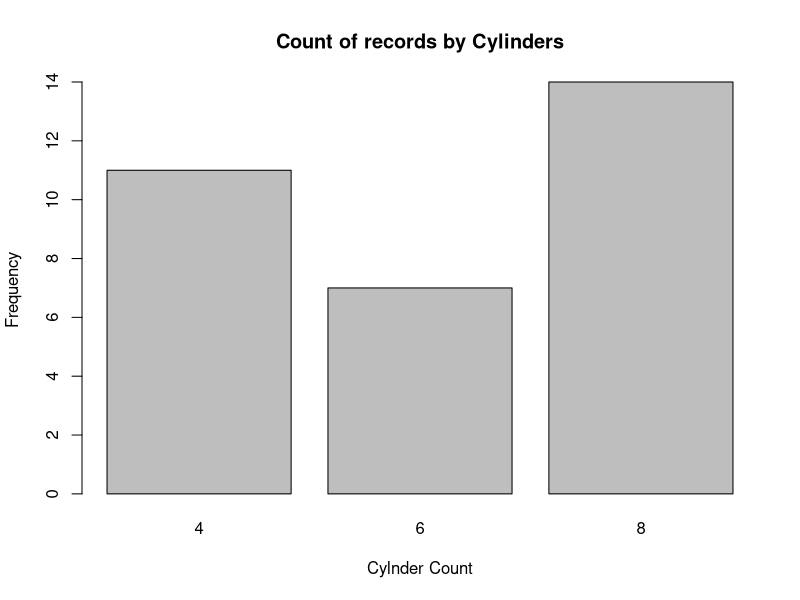
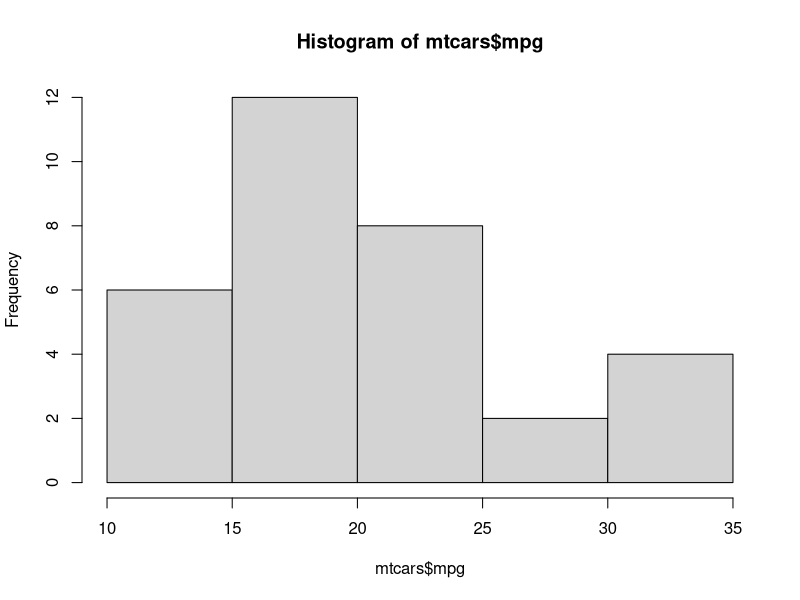
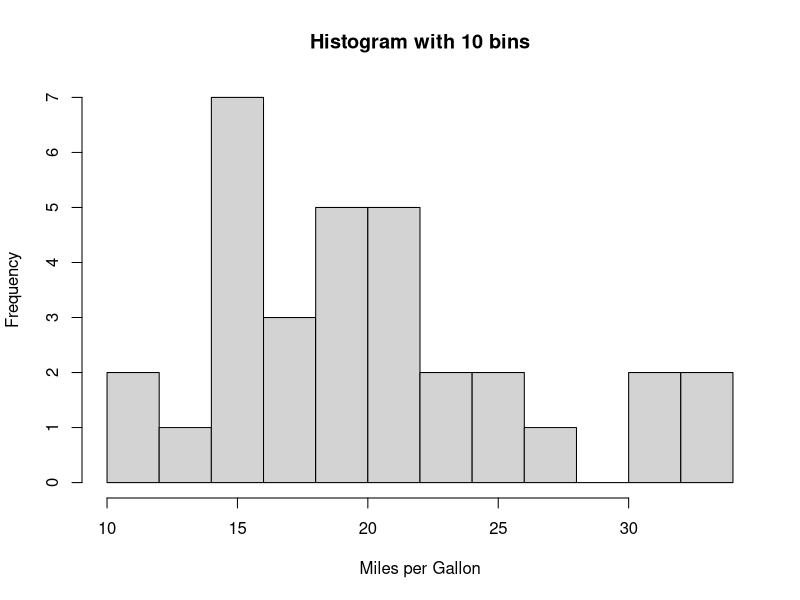
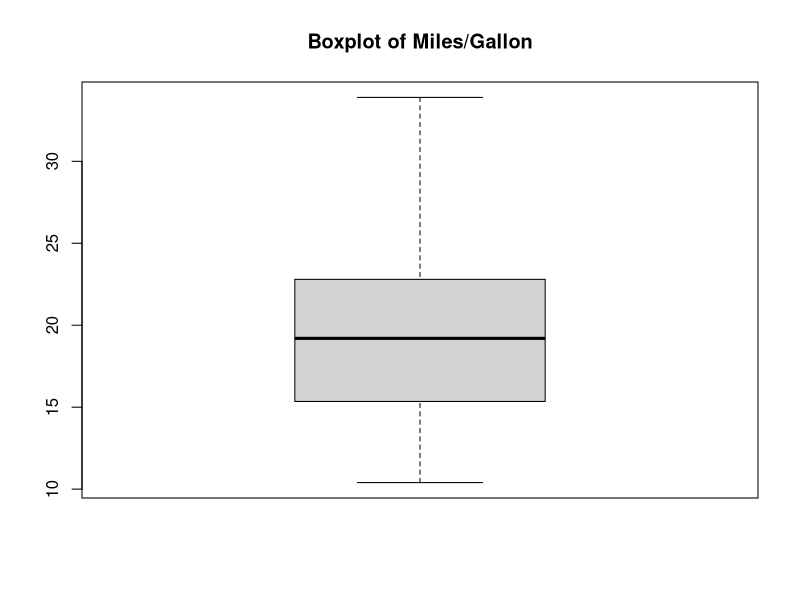
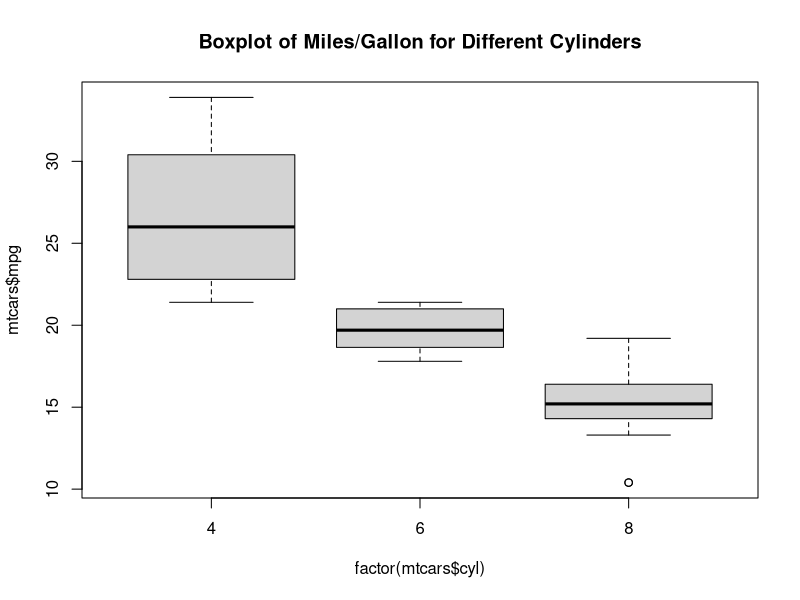
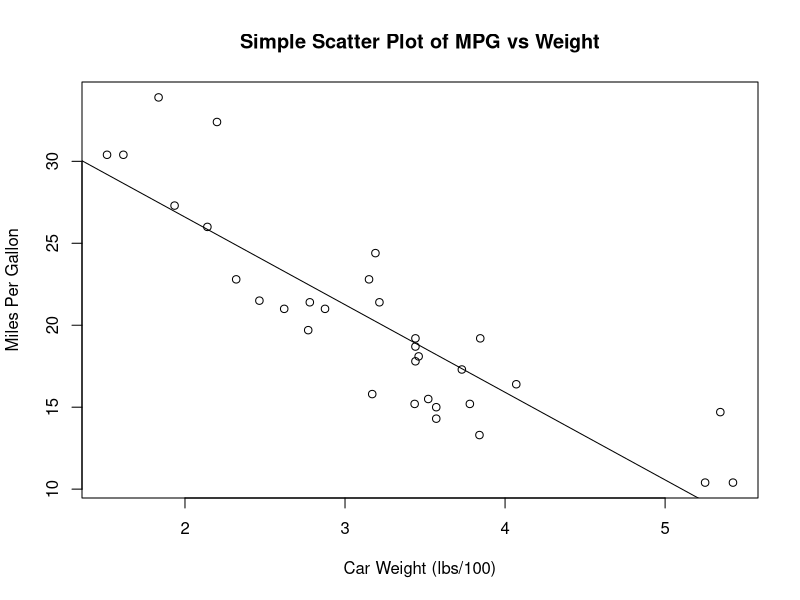

The R source for these figures, in order:
# We will be using the mtcars dataset

# create a table count of frequency for each category
counts_cylinders <- table(mtcars$cyl)
counts_cylinders

# visualise using a bar plot
barplot(counts_cylinders,
        main="Count of records by Cylinders",
        xlab="Cylnder Count",
        ylab="Frequency")


# histogram based on the variable mpg
hist(mtcars$mpg)


# histogram based on sepecific bins
hist(mtcars$mpg,
     breaks=10,
     xlab="Miles per Gallon",
     main="Histogram with 10 bins")


# boxplot of mpg
boxplot(mtcars$mpg, main="Boxplot of Miles/Gallon")

# boxplot of mpg by cylinders
boxplot(mtcars$mpg ~ factor(mtcars$cyl), main="Boxplot of Miles/Gallon for Different Cylinders")


# scatterplot of mpg vs weight
plot(mtcars$wt,
     mtcars$mpg,
     main="Simple Scatter Plot of MPG vs Weight",
     xlab="Car Weight (lbs/100)",
     ylab="Miles Per Gallon")

# scatter plot that includes trend line
abline(lm(mpg ~ wt, data=mtcars))

